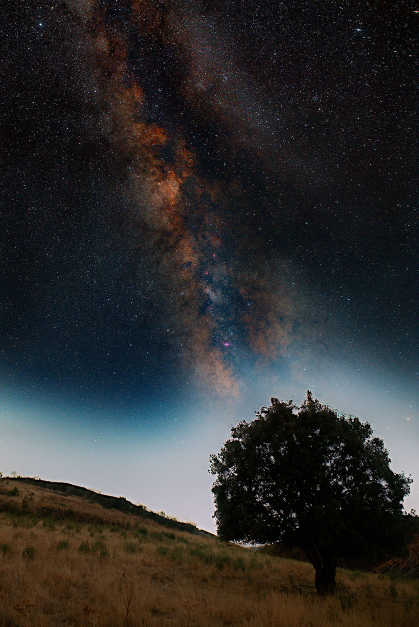
#> input picture gui/assets/showcase_milkyway.jpg, 838 x 1254 px (shown at 1/2 size); its folder holds only this picture in this run
$ python -i sharpening.py   (imports and definitions only)   (older library calls are emulated)
#> lines starting #> are read from the running program, lines starting #| are printed output that depends on the picture
#> further down, picture is the input picture: shape (1254, 838, 3); mean B, G, R 46.4, 46.3, 46.2
# core/sharpening.py
"""
core/sharpening.py - Máscara de Enfoque con Detección de Bordes.
Proporciona realce selectivo de altas frecuencias espaciales (USM) con protección de ruido
en zonas homogéneas y cielo nocturno mediante gradientes de Sobel y smoothstep thresholding.
"""
from __future__ import annotations

from typing import Optional
import numpy as np
import cv2
import astroloom_rs

HAS_RUST = True


def compute_edge_mask(
    image: np.ndarray,
    masking: float = 0.0,
    sky_mask: Optional[np.ndarray] = None,
    stars_mask: Optional[np.ndarray] = None,
    scope: str = "ground",
    global_p99: Optional[float] = None,
) -> np.ndarray:
    """
    Calcula un mapa de ponderación de bordes [0.0, 1.0] basado en gradientes espaciales.

    Parámetros:
        image: Imagen float32 RGB [H, W, 3] o monocroma [H, W] con rango [0.0, 1.0].
        masking: Umbral de máscara [0.0, 100.0]. 0.0 = máscara blanca (1.0 en todo el fotograma).
        sky_mask: Máscara opcional cielo/suelo (1.0 = cielo, 0.0 = suelo).
        stars_mask: Máscara opcional de estrellas (1.0 = estrellas, 0.0 = fondo).
        scope: Ámbito de confinamiento: 'ground' (solo suelo), 'sky_starless' (cielo sin estrellas),
               o 'global' (todo el fotograma).

    Retorna:
        Matriz bidimensional float32 [H, W] en rango [0.0, 1.0].
    """
#> called with masking = 0, scope = 'ground'
    if image is None:
        raise ValueError("image cannot be None")

    # 1. Extracción de luminancia perceptiva ITU-R BT.709
    if image.ndim == 3 and image.shape[2] >= 3:
        luma = 0.299 * image[..., 0] + 0.587 * image[..., 1] + 0.114 * image[..., 2]
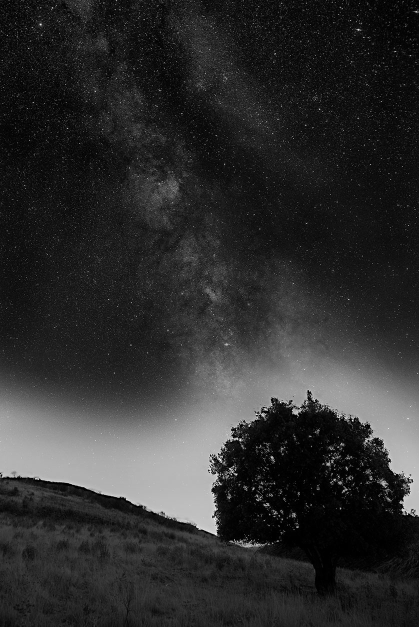
#> luma: shape (1254, 838) float64 (shown at 1/2 size); min 0, max 254.7, mean 46.4
    else:
        luma = image.squeeze() if image.ndim == 3 else image

    luma = np.ascontiguousarray(np.clip(luma, 0.0, 1.0), dtype=np.float32)
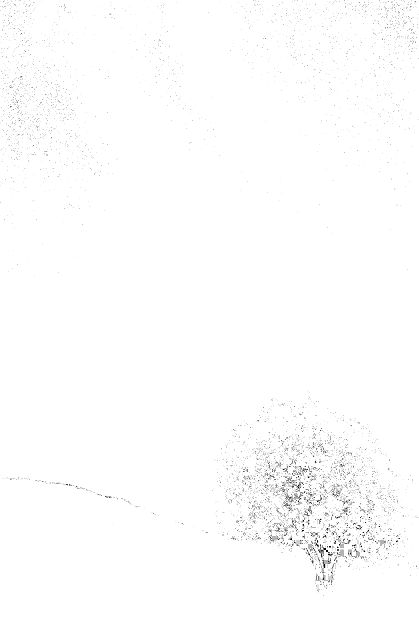
#> luma: shape (1254, 838) float32 (shown at 1/2 size); min 0, max 1, mean 0.992
    h, w = luma.shape[:2]
#> h = 1254; w = 838

    # 2. Detección de gradientes horizontales y verticales
    # shortcut: fixed Sobel ksize 3x3 is optimal for subpixel edges, upgrade to multiscale Scharr if gigapixel native pyramids request it
    gx = cv2.Sobel(luma, cv2.CV_32F, 1, 0, ksize=3)
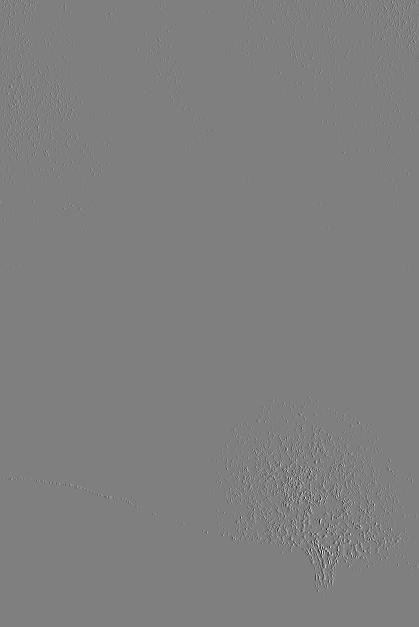
#> gx: shape (1254, 838) float32 (shown at 1/2 size); min -4, max 4, mean 1.05e-05; drawn with min black and max white
    gy = cv2.Sobel(luma, cv2.CV_32F, 0, 1, ksize=3)
    mag = np.sqrt(gx * gx + gy * gy)
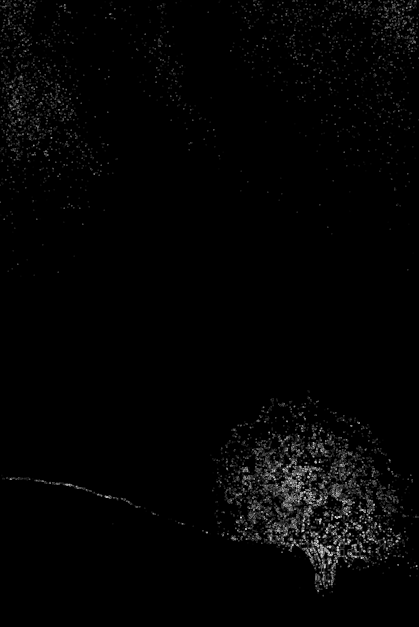
#> mag: shape (1254, 838) float32 (shown at 1/2 size); min 0, max 4.47, mean 0.073; drawn with min black and max white

    # Suavizado gaussiano subpíxel para evitar interpretar ruido térmico aislado como bordes
    mag_smooth = cv2.GaussianBlur(mag, (0, 0), sigmaX=0.8, sigmaY=0.8)

    # 3. Rampa de umbralización progresiva (Smoothstep Thresholding)
    if masking <= 1e-4:
        edge_mask = np.ones((h, w), dtype=np.float32)
    else:
        # Referencia robusta al percentil 99.5 de magnitud para escala invariante
        if global_p99 is not None:
            p99 = float(global_p99)
        else:
            mag_sample = mag_smooth[::4, ::4] if mag_smooth.size >= 16384 else mag_smooth
            p99 = float(np.percentile(mag_sample, 99.5)) if mag_sample.size > 0 else 0.5
        m_ref = max(0.08, p99)
        threshold = (float(masking) / 100.0) * m_ref
        trans_width = max(1e-4, 0.15 * m_ref)

        t = np.clip((mag_smooth - threshold) / trans_width, 0.0, 1.0)
        edge_mask = t * t * (3.0 - 2.0 * t)

    # 4. Modulación por ámbito (Scope)
    final_mask = edge_mask.copy()
    if scope == "ground":
        if sky_mask is not None:
            sm = sky_mask[..., 0] if sky_mask.ndim == 3 else sky_mask
            if sm.shape[:2] != (h, w):
                sm = cv2.resize(sm, (w, h), interpolation=cv2.INTER_LINEAR)
            ground = 1.0 - np.clip(sm, 0.0, 1.0)
            final_mask *= ground
    elif scope == "sky_starless":
        if sky_mask is not None:
            sm = sky_mask[..., 0] if sky_mask.ndim == 3 else sky_mask
            if sm.shape[:2] != (h, w):
                sm = cv2.resize(sm, (w, h), interpolation=cv2.INTER_LINEAR)
            final_mask *= np.clip(sm, 0.0, 1.0)
        if stars_mask is not None:
            stm = stars_mask[..., 0] if stars_mask.ndim == 3 else stars_mask
            if stm.shape[:2] != (h, w):
                stm = cv2.resize(stm, (w, h), interpolation=cv2.INTER_LINEAR)
            final_mask *= (1.0 - np.clip(stm, 0.0, 1.0))
    # 'global': no-op, applies across entire frame

    return np.ascontiguousarray(np.clip(final_mask, 0.0, 1.0), dtype=np.float32)


# [119 lines left out: functions apply_unsharp_mask, apply_texture_clarity, not called in this run]

>>> import cv2
>>> picture = cv2.imread('../gui/assets/showcase_milkyway.jpg')
>>> result = compute_edge_mask(picture)
#> result: shape (1254, 838) float32; every value is 1
